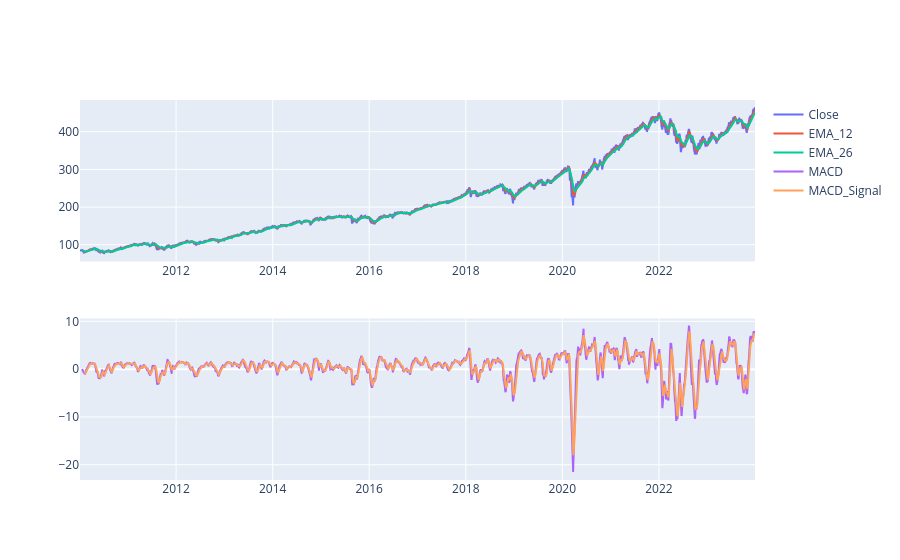

Here is the notebook cell this chart was saved with:
### Markdown cell above
## Indicator MACD

### Code cell
#Calculates Indicator

df["EMA_12"] = pd.Series(close.squeeze().ewm(span=12, min_periods=12).mean())
df["EMA_26"] = pd.Series(close.squeeze().ewm(span=26, min_periods=12).mean())
#making easier
ema12 = df["EMA_12"]
ema26 = df["EMA_26"]
#Starting again
df["MACD"] = ema12 - ema26
macd = df["MACD"]
df["MACD_signal"] = macd.ewm(span=9, min_periods=9).mean()
macd_signal = df["MACD_signal"]

#Makig the graph
fig = make_subplots(rows=2, cols=1)
fig.add_trace(go.Scatter(x=df.index, y=close.squeeze(), name="Close"), row=1, col=1)
fig.add_trace(go.Scatter(x=df.index, y=ema12.squeeze(), name="EMA_12"), row=1, col=1)
fig.add_trace(go.Scatter(x=df.index, y=ema26.squeeze(), name="EMA_26"), row=1, col=1)
fig.add_trace(go.Scatter(x=df.index, y=macd.squeeze(), name="MACD"), row=2, col=1)
fig.add_trace(go.Scatter(x=df.index, y=macd_signal.squeeze(), name="MACD_Signal"), row=2, col=1)
fig.show()

### Figure 1 — Plotly figure (JSON) as saved in the notebook; plotly's stock layout.template omitted (floating-point values rounded to 4 significant figures; data arrays with more than 128 entries replaced by an {"elided": "..."} marker saying what was removed)
{"data": [{"name": "Close", "type": "scatter", "x": {"elided": "3522 str values"}, "xaxis": "x", "y": {"elided": "3522 float values"}, "yaxis": "y"}, {"name": "EMA_12", "type": "scatter", "x": {"elided": "3522 str values"}, "xaxis": "x", "y": {"elided": "3522 float values"}, "yaxis": "y"}, {"name": "EMA_26", "type": "scatter", "x": {"elided": "3522 str values"}, "xaxis": "x", "y": {"elided": "3522 float values"}, "yaxis": "y"}, {"name": "MACD", "type": "scatter", "x": {"elided": "3522 str values"}, "xaxis": "x2", "y": {"elided": "3522 float values"}, "yaxis": "y2"}, {"name": "MACD_Signal", "type": "scatter", "x": {"elided": "3522 str values"}, "xaxis": "x2", "y": {"elided": "3522 float values"}, "yaxis": "y2"}], "layout": {"autosize": true, "xaxis": {"anchor": "y", "autorange": true, "domain": [0, 1], "range": ["2010-01-04", "2023-12-29"], "type": "date"}, "xaxis2": {"anchor": "y2", "autorange": true, "domain": [0, 1], "range": ["2010-01-04", "2023-12-29"], "type": "date"}, "yaxis": {"anchor": "x", "autorange": true, "domain": [0.575, 1], "range": [55.52, 484.2], "type": "linear"}, "yaxis2": {"anchor": "x2", "autorange": true, "domain": [0, 0.425], "range": [-23.19, 10.59], "type": "linear"}}}
